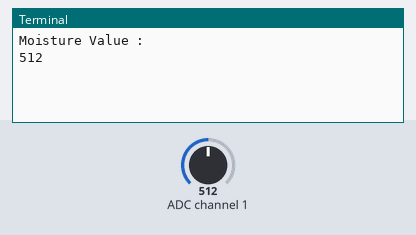
Simulated run of this program. Board: Raspberry Pi (BCM pin numbers). On the bench: the last lines printed to the terminal. Inputs (shaded band) come from the test bench; at power-on: ADC channel 1 = 512 (analog values on the 0–1023 scale).

Above: at 1.2 s.
1.3 s: ADC channel 1 set to 716
At 3.2 s:
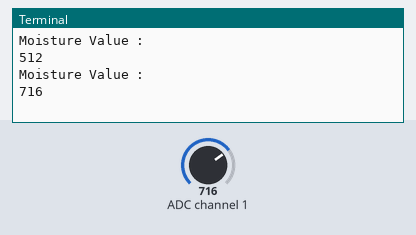
4.0 s: ADC channel 1 set to 900
At 4.8 s:
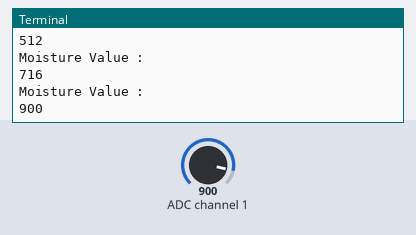
Timing chart, 0 to 7.0 s (numbered marks = the images above; inputs shaded):
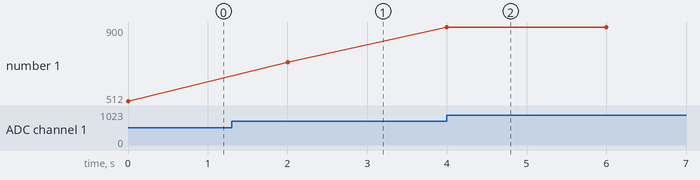

The program:

soil_moisture.py
```python
# @Auth Xtrans Solutions Pvt. Ltd.
# Program to test Moisture sensor
# Connect from RM23 to RM13
import Adafruit_GPIO.SPI as SPI
import Adafruit_MCP3008
import time

SPI_PORT   = 0
SPI_DEVICE = 0
mcp = Adafruit_MCP3008.MCP3008(spi=SPI.SpiDev(SPI_PORT, SPI_DEVICE))

while True :
	value = mcp.read_adc(1)
	print("Moisture Value : ")
	print(value)
	time.sleep(2)
        
```

Measured:
- after the input at 1.3 s, the terminal: prints a new line after 0.70 s (image 1)
- after the input at 4.0 s, the terminal: prints a new line at once (image 2)
- plotted number 1: 512 → 716 after the input at 1.3 s, 716 → 900 after the input at 4.0 s
